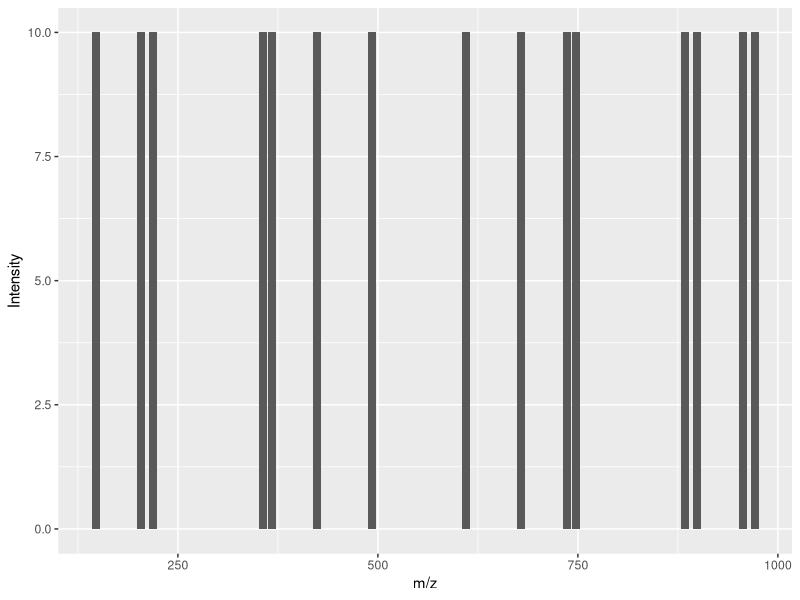

Source code (R):
## ---- chunk 1
library(ggplot2) # Tool to plot in R
peptide_peaks = read.csv("./MSHHWGYGK.dta", header = FALSE, sep =" ")
peptide_mass = peptide_peaks[1,1]*peptide_peaks[1,2] # 1st column elements
peptide_peaks = peptide_peaks[-1,]
ggplot(data = peptide_peaks, aes(x=V1, y=V2)) + geom_bar(stat="identity") + labs(x="m/z", y = "Intensity")
